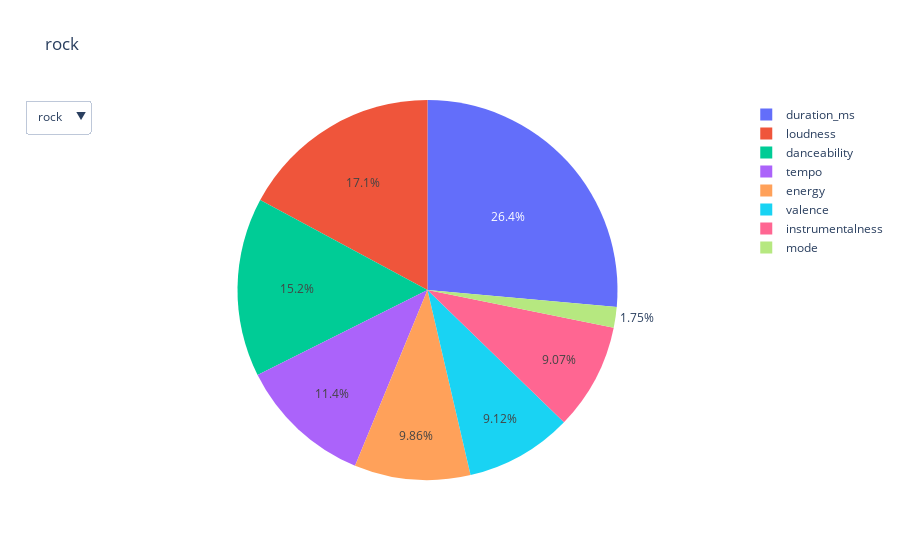

Source (notebook cell):
### Code cell
#Code for feature importances by genre

values = [np.array([0.26426963, 0.1713882 , 0.15244108, 0.11391293, 0.09864651,
        0.09115961, 0.09070688, 0.01747517]),
 np.array([0.22678292, 0.1566791 , 0.1417102 , 0.13444943, 0.11909646,
        0.11840187, 0.0954191 , 0.00746091]),
 np.array([0.31674335, 0.17147713, 0.13127659, 0.11779682, 0.10147957,
        0.09153847, 0.06420517, 0.0054829 ]),
 np.array([0.25095957, 0.19786388, 0.19056586, 0.1262529 , 0.10846616,
        0.0648168 , 0.0606962 , 0.00037864]),
 np.array([0.24330939, 0.14303532, 0.13180711, 0.12130193, 0.11281486,
        0.11038832, 0.10222641, 0.03511666]),
 np.array([0.18420055, 0.16400739, 0.16302037, 0.15549666, 0.13914511,
        0.11085031, 0.06641271, 0.0168669 ])]

names = np.array(['duration_ms', 'loudness', 'danceability', 'tempo', 'energy',
       'valence', 'instrumentalness', 'mode'])

genres = ['rock', 'r&b', 'pop', 'edm', 'latin', 'rap']

figs = {
    f'{genres[i]}': px.pie(names = names, values = values[i], title = genres[i]).update_traces(name = genres[i], visible = False)
    for i in np.arange(0,6)
}

defaultgenre = genres[0]
fig = figs[defaultgenre].update_traces(visible=True)
for k in figs.keys():
    if k != defaultgenre:
        fig.add_traces(figs[k].data)
        
fig.update_layout(
    updatemenus=[
        {
            "buttons": [
                {
                    "label": k,
                    "method": "update",
                    # list comprehension for which traces are visible
                    "args": [{"visible": [kk == k for kk in figs.keys()]}],
                }
                for k in figs.keys()
            ]
        }
    ]
)

### Figure 1 — Plotly figure (JSON) as saved in the notebook; plotly's stock layout.template omitted (floating-point values rounded to 4 significant figures)
{"data": [{"domain": {"x": [0, 1], "y": [0, 1]}, "hovertemplate": "label=%{label}<br>value=%{value}<extra></extra>", "labels": ["duration_ms", "loudness", "danceability", "tempo", "energy", "valence", "instrumentalness", "mode"], "legendgroup": "", "name": "rock", "showlegend": true, "type": "pie", "values": [0.2643, 0.1714, 0.1524, 0.1139, 0.09865, 0.09116, 0.09071, 0.01748], "visible": true}, {"domain": {"x": [0, 1], "y": [0, 1]}, "hovertemplate": "label=%{label}<br>value=%{value}<extra></extra>", "labels": ["duration_ms", "loudness", "danceability", "tempo", "energy", "valence", "instrumentalness", "mode"], "legendgroup": "", "name": "r&b", "showlegend": true, "type": "pie", "values": [0.2268, 0.1567, 0.1417, 0.1344, 0.1191, 0.1184, 0.09542, 0.007461], "visible": false}, {"domain": {"x": [0, 1], "y": [0, 1]}, "hovertemplate": "label=%{label}<br>value=%{value}<extra></extra>", "labels": ["duration_ms", "loudness", "danceability", "tempo", "energy", "valence", "instrumentalness", "mode"], "legendgroup": "", "name": "pop", "showlegend": true, "type": "pie", "values": [0.3167, 0.1715, 0.1313, 0.1178, 0.1015, 0.09154, 0.06421, 0.005483], "visible": false}, {"domain": {"x": [0, 1], "y": [0, 1]}, "hovertemplate": "label=%{label}<br>value=%{value}<extra></extra>", "labels": ["duration_ms", "loudness", "danceability", "tempo", "energy", "valence", "instrumentalness", "mode"], "legendgroup": "", "name": "edm", "showlegend": true, "type": "pie", "values": [0.251, 0.1979, 0.1906, 0.1263, 0.1085, 0.06482, 0.0607, 0.0003786], "visible": false}, {"domain": {"x": [0, 1], "y": [0, 1]}, "hovertemplate": "label=%{label}<br>value=%{value}<extra></extra>", "labels": ["duration_ms", "loudness", "danceability", "tempo", "energy", "valence", "instrumentalness", "mode"], "legendgroup": "", "name": "latin", "showlegend": true, "type": "pie", "values": [0.2433, 0.143, 0.1318, 0.1213, 0.1128, 0.1104, 0.1022, 0.03512], "visible": false}, {"domain": {"x": [0, 1], "y": [0, 1]}, "hovertemplate": "label=%{label}<br>value=%{value}<extra></extra>", "labels": ["duration_ms", "loudness", "danceability", "tempo", "energy", "valence", "instrumentalness", "mode"], "legendgroup": "", "name": "rap", "showlegend": true, "type": "pie", "values": [0.1842, 0.164, 0.163, 0.1555, 0.1391, 0.1109, 0.06641, 0.01687], "visible": false}], "layout": {"legend": {"tracegroupgap": 0}, "title": {"text": "rock"}, "updatemenus": [{"buttons": [{"args": [{"visible": [true, false, false, false, false, false]}], "label": "rock", "method": "update"}, {"args": [{"visible": [false, true, false, false, false, false]}], "label": "r&b", "method": "update"}, {"args": [{"visible": [false, false, true, false, false, false]}], "label": "pop", "method": "update"}, {"args": [{"visible": [false, false, false, true, false, false]}], "label": "edm", "method": "update"}, {"args": [{"visible": [false, false, false, false, true, false]}], "label": "latin", "method": "update"}, {"args": [{"visible": [false, false, false, false, false, true]}], "label": "rap", "method": "update"}]}]}}
